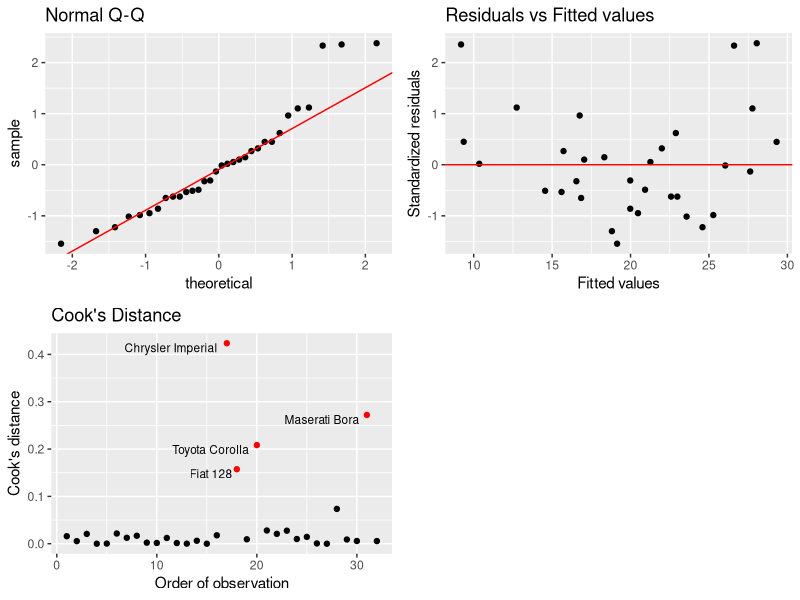
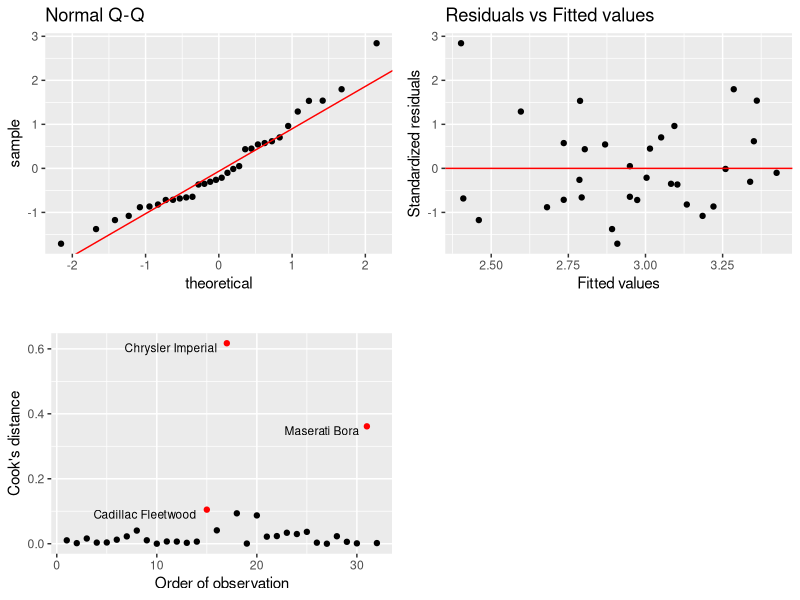

These figures' R source, in order:
## ---- chunk 1
data("mtcars")
library(dplyr)
library(ggplot2)
library(gridExtra)
library(htmlTable)

Y <- mtcars %>% select(mpg) %>% as.matrix()

## ---- chunk 2
X<- mtcars %>%mutate(cyl=as.factor(cyl)) %>% select(cyl,disp,hp,drat,wt,qsec) 
X <- model.matrix(~.,data=X)
n <- nrow(X)
lmfit <- function(x,y){
df <- ncol(x)
b <- solve(t(x)%*%x)%*%t(x)%*%y  #pseudo inverse
y_hat <- x%*%b
rss <-  t(y-y_hat) %*% (y-y_hat)
list(par=b,fitted=y_hat,rss=rss,df=df)
}
m_full <- lmfit(X,Y)

## ---- chunk 3
# estimated variance of Y 
sigsq_ht <- c(m_full$rss/(n-m_full$df)) 
# variance covariance matrix of b
varb <- sigsq_ht*solve(t(X)%*%X) # inversed information matrix
# wald test for individual b
t <- m_full$par/sqrt(diag(varb))
pval <- sapply(abs(t),pt,df=n-m_full$df,lower.tail=FALSE)*2
wald <- matrix(cbind(round(unname(m_full$par),5),
               round(sqrt(diag(varb)),5),
              round(unname(t),5),
              round(pval,5)),
              ncol=4,
              dimnames = list(list("Intercept","cyl6","cyl8","disp","hp","drat","wt","qsec"),
                              list("Estimate","Standard error","t value","p value")))

htmlTable(wald,caption="Estimates of the full model")
## ---- chunk 4
# Y~incp+wt
m_wt <- lmfit(X[,c("(Intercept)","wt")],Y)
#Y~incp+wt+hp
m_wthp <- lmfit(X[,c("(Intercept)","wt","hp")],Y)
#Y~incp+wt+hp+cyl
m_wthpcyl <- lmfit(X[,c("(Intercept)","wt","hp","cyl6","cyl8")],Y)
# null model
m_null <- lmfit(X[,c("(Intercept)")],Y)

rss_vec <- c(m_null$rss,m_wt$rss,m_wthp$rss,m_wthpcyl$rss,m_full$rss) %>% diff() %>%abs()
rss_vec <- c(rss_vec,m_null$rss-sum(rss_vec),m_null$rss) %>% round(5) 
df_vec <- c(1,m_wt$df,m_wthp$df,m_wthpcyl$df,m_full$df) %>% diff() %>%abs()
df_vec <- c(df_vec, n-1-sum(df_vec),n-1)
anova <- matrix(cbind(rss_vec,df_vec),ncol=2,dimnames=list(
  list("wt","wt+hp","wt+hp+cyl","wt+hp+cyl+disp+drat+qsec","Residuals","Total"),
  list("Sum of squares","Degree of freedom")))
htmlTable(anova,caption="Hierarchical ANOVA table")
## ---- chunk 5
F <- (anova[1,1]/anova[1,2])/((anova[6,1]-anova[1,1])/(anova[6,2]-anova[1,2]))
pf(F,df1=anova[1,2],df2=anova[6,2]-anova[1,2],lower.tail = FALSE)

## ---- chunk 6
F <- (anova[2,1]/anova[2,2])/
  ((anova[6,1]-sum(anova[c(1:2),1]))/(anova[6,2]-sum(anova[c(1:2),2])))
pf(F,df1=anova[2,2],df2=anova[6,2]-sum(anova[c(1:2),2]),lower.tail = FALSE)
## ---- chunk 7
F <- (anova[3,1]/anova[3,2])/
  ((anova[6,1]-sum(anova[c(1:3),1]))/(anova[6,2]-sum(anova[c(1:3),2])))
pf(F,df1=anova[3,2],df2=anova[6,2]-sum(anova[c(1:3),2]),lower.tail = FALSE)
## ---- chunk 8
sigsq_ht <- c(m_wthp$rss/(n-m_wthp$df)) 
varb <- sigsq_ht*solve(t(X[,c("(Intercept)","wt","hp")])%*%X[,c("(Intercept)","wt","hp")]) 
t <- m_wthp$par/sqrt(diag(varb))
pval <- sapply(abs(t),pt,df=n-m_wthp$df,lower.tail=FALSE)*2
wald <- matrix(cbind(round(unname(m_wthp$par),5),
               round(sqrt(diag(varb)),5),
              round(unname(t),5),round(pval,5)),
              ncol=4,
              dimnames = list(list("Intercept","wt","hp"),
                              list("Estimate","Standard error","t value","p value")))
htmlTable(wald,caption="Estimates of the chosen model")
## ---- chunk 9
R_sq <- (m_null$rss-m_wthp$rss)/m_null$rss
R_sq_adj <- 1 - (1 - R_sq) * ((n - 1)/(n-m_wthp$df))
R_sq;R_sq_adj
## ---- chunk 10
summary(lm(Y~X[,c("wt","hp")]))
## ---- chunk 11
# Plot function
QQplot <- function(df,title="") 
{
  y <- quantile(df$residual, c(0.25, 0.75))
  x <- qnorm(c(0.25, 0.75))
  slope <- diff(y)/diff(x)
  int <- y[1L] - slope * x[1L]
  ggplot(df,aes(sample=residual)) +
    stat_qq() +
    geom_abline(slope = slope, intercept = int, color="red")+labs(title=title)
}

ResidualPlot <- function(df,title="")
{
  ggplot(df,aes(x=fitted,y=residual))+
  geom_point()+geom_hline(yintercept=0,color="red")+
  labs(x="Fitted values",y="Standardized residuals",title=title)
}

CookPlot <- function(df,title="")
{
  ggplot(df,aes(x=seq(1:nrow(df)),y=cook))+
  geom_point(color=ifelse(df$cook>0.1,"red","black"))+
  geom_text(aes(label=ifelse(df$cook>0.1,rownames(df),"")
                ,hjust=1.1, vjust=1),size=3)+
  labs(x="Order of observation",y="Cook's distance",title=title)
}

# Standardized residuals
hat_m <-  X[,c("(Intercept)","wt","hp")]%*%
  solve(t(X[,c("(Intercept)","wt","hp")])%*%X[,c("(Intercept)","wt","hp")])%*%
  t(X[,c("(Intercept)","wt","hp")])
res <- (Y-m_wthp$fitted)/(sqrt(sigsq_ht)*sqrt(rep(1,n)-diag(hat_m))) 
residual_df <- data.frame(residual=unname(res),fitted=unname(m_wthp$fitted))
# Normal QQ
g1 <- QQplot(residual_df,"Normal Q-Q")
# Residual vs Fitted
g2<- ResidualPlot(residual_df,title="Residuals vs Fitted values")
# Cook's distance
cook <- (1/m_wthp$df)*(diag(hat_m)/(rep(1,n)-diag(hat_m)))*res^2 
cook_df <- data.frame(cook=unname(cook))
row.names(cook_df) <- row.names(Y)

g3 <- CookPlot(cook_df,title="Cook's Distance")

grid.arrange(g1,g2,g3,ncol=2)
## ---- chunk 12
library(MASS)
Y <- log(Y)
fitted_trans <- lm(Y~X[,c("wt","hp")])
residual_df_trans <- data.frame(residual=stdres(fitted_trans),
                                fitted=fitted_trans$fitted.values)

g4 <- QQplot(residual_df_trans,"Normal Q-Q")

g5 <- ResidualPlot(residual_df_trans,title="Residuals vs Fitted values")

cook_df_trans <- data.frame(cook=cooks.distance(fitted_trans))

g6 <- CookPlot(cook_df_trans)

grid.arrange(g4,g5,g6,ncol=2)

## ---- chunk 13
summary(fitted_trans)
